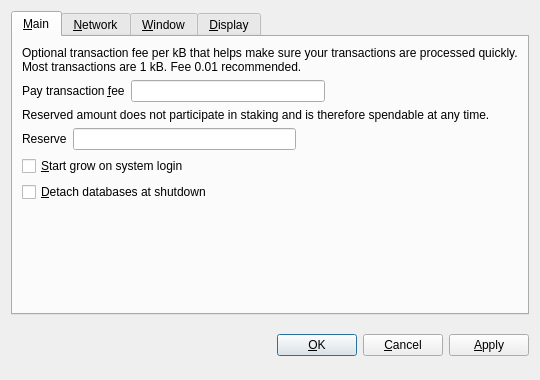
<?xml version="1.0" encoding="UTF-8"?>
<ui version="4.0">
 <class>OptionsDialog</class>
 <widget class="QDialog" name="OptionsDialog">
  <property name="geometry">
   <rect>
    <x>0</x>
    <y>0</y>
    <width>540</width>
    <height>380</height>
   </rect>
  </property>
  <property name="windowTitle">
   <string>Options</string>
  </property>
  <property name="styleSheet">
   <string notr="true"/>
  </property>
  <property name="modal">
   <bool>true</bool>
  </property>
  <layout class="QVBoxLayout" name="verticalLayout">
   <item>
    <widget class="QTabWidget" name="tabWidget">
     <property name="tabPosition">
      <enum>QTabWidget::North</enum>
     </property>
     <property name="currentIndex">
      <number>0</number>
     </property>
     <widget class="QWidget" name="tabMain">
      <attribute name="title">
       <string>&amp;Main</string>
      </attribute>
      <layout class="QVBoxLayout" name="verticalLayout_Main">
       <item>
        <widget class="QLabel" name="transactionFeeInfoLabel">
         <property name="text">
          <string>Optional transaction fee per kB that helps make sure your transactions are processed quickly. Most transactions are 1 kB. Fee 0.01 recommended.</string>
         </property>
         <property name="textFormat">
          <enum>Qt::PlainText</enum>
         </property>
         <property name="wordWrap">
          <bool>true</bool>
         </property>
        </widget>
       </item>
       <item>
        <layout class="QHBoxLayout" name="horizontalLayoutFee">
         <item>
          <widget class="QLabel" name="transactionFeeLabel">
           <property name="text">
            <string>Pay transaction &amp;fee</string>
           </property>
           <property name="textFormat">
            <enum>Qt::PlainText</enum>
           </property>
           <property name="buddy">
            <cstring>transactionFee</cstring>
           </property>
          </widget>
         </item>
         <item>
          <widget class="BitcoinAmountField" name="transactionFee"/>
         </item>
         <item>
          <spacer name="horizontalSpacerFee">
           <property name="orientation">
            <enum>Qt::Horizontal</enum>
           </property>
           <property name="sizeHint" stdset="0">
            <size>
             <width>40</width>
             <height>20</height>
            </size>
           </property>
          </spacer>
         </item>
        </layout>
       </item>
       <item>
        <widget class="QLabel" name="reserveBalanceInfoLabel">
         <property name="text">
          <string>Reserved amount does not participate in staking and is therefore spendable at any time.</string>
         </property>
         <property name="textFormat">
          <enum>Qt::PlainText</enum>
         </property>
         <property name="wordWrap">
          <bool>true</bool>
         </property>
        </widget>
       </item>
       <item>
        <layout class="QHBoxLayout" name="horizontalLayoutReserveBalance">
         <item>
          <widget class="QLabel" name="reserveBalanceLabel">
           <property name="text">
            <string>Reserve</string>
           </property>
           <property name="textFormat">
            <enum>Qt::PlainText</enum>
           </property>
           <property name="buddy">
            <cstring>reserveBalance</cstring>
           </property>
          </widget>
         </item>
         <item>
          <widget class="BitcoinAmountField" name="reserveBalance"/>
         </item>
         <item>
          <spacer name="horizontalSpacerReserveBalance">
           <property name="orientation">
            <enum>Qt::Horizontal</enum>
           </property>
           <property name="sizeHint" stdset="0">
            <size>
             <width>40</width>
             <height>20</height>
            </size>
           </property>
          </spacer>
         </item>
        </layout>
       </item>
       <item>
        <widget class="QCheckBox" name="bitcoinAtStartup">
         <property name="toolTip">
          <string>Automatically start grow after logging in to the system.</string>
         </property>
         <property name="text">
          <string>&amp;Start grow on system login</string>
         </property>
        </widget>
       </item>
       <item>
        <widget class="QCheckBox" name="detachDatabases">
         <property name="toolTip">
          <string>Detach block and address databases at shutdown. This means they can be moved to another data directory, but it slows down shutdown. The wallet is always detached.</string>
         </property>
         <property name="text">
          <string>&amp;Detach databases at shutdown</string>
         </property>
        </widget>
       </item>
       <item>
        <spacer name="verticalSpacer_Main">
         <property name="orientation">
          <enum>Qt::Vertical</enum>
         </property>
         <property name="sizeHint" stdset="0">
          <size>
           <width>20</width>
           <height>40</height>
          </size>
         </property>
        </spacer>
       </item>
      </layout>
     </widget>
     <widget class="QWidget" name="tabNetwork">
      <attribute name="title">
       <string>&amp;Network</string>
      </attribute>
      <layout class="QVBoxLayout" name="verticalLayout_Network">
       <item>
        <widget class="QCheckBox" name="mapPortUpnp">
         <property name="toolTip">
          <string>Automatically open the grow client port on the router. This only works when your router supports UPnP and it is enabled.</string>
         </property>
         <property name="text">
          <string>Map port using &amp;UPnP</string>
         </property>
        </widget>
       </item>
       <item>
        <widget class="QCheckBox" name="connectSocks">
         <property name="toolTip">
          <string>Connect to the grow network through a SOCKS proxy (e.g. when connecting through Tor).</string>
         </property>
         <property name="text">
          <string>&amp;Connect through SOCKS proxy:</string>
         </property>
        </widget>
       </item>
       <item>
        <layout class="QHBoxLayout" name="horizontalLayout_Network">
         <item>
          <widget class="QLabel" name="proxyIpLabel">
           <property name="text">
            <string>Proxy &amp;IP:</string>
           </property>
           <property name="textFormat">
            <enum>Qt::PlainText</enum>
           </property>
           <property name="buddy">
            <cstring>proxyIp</cstring>
           </property>
          </widget>
         </item>
         <item>
          <widget class="QValidatedLineEdit" name="proxyIp">
           <property name="maximumSize">
            <size>
             <width>140</width>
             <height>16777215</height>
            </size>
           </property>
           <property name="toolTip">
            <string>IP address of the proxy (e.g. 127.0.0.1)</string>
           </property>
          </widget>
         </item>
         <item>
          <widget class="QLabel" name="proxyPortLabel">
           <property name="text">
            <string>&amp;Port:</string>
           </property>
           <property name="textFormat">
            <enum>Qt::PlainText</enum>
           </property>
           <property name="buddy">
            <cstring>proxyPort</cstring>
           </property>
          </widget>
         </item>
         <item>
          <widget class="QLineEdit" name="proxyPort">
           <property name="maximumSize">
            <size>
             <width>55</width>
             <height>16777215</height>
            </size>
           </property>
           <property name="toolTip">
            <string>Port of the proxy (e.g. 9050)</string>
           </property>
          </widget>
         </item>
         <item>
          <widget class="QLabel" name="socksVersionLabel">
           <property name="text">
            <string>SOCKS &amp;Version:</string>
           </property>
           <property name="textFormat">
            <enum>Qt::PlainText</enum>
           </property>
           <property name="buddy">
            <cstring>socksVersion</cstring>
           </property>
          </widget>
         </item>
         <item>
          <widget class="QValueComboBox" name="socksVersion">
           <property name="toolTip">
            <string>SOCKS version of the proxy (e.g. 5)</string>
           </property>
          </widget>
         </item>
         <item>
          <spacer name="horizontalSpacer_Network">
           <property name="orientation">
            <enum>Qt::Horizontal</enum>
           </property>
           <property name="sizeHint" stdset="0">
            <size>
             <width>40</width>
             <height>20</height>
            </size>
           </property>
          </spacer>
         </item>
        </layout>
       </item>
       <item>
        <spacer name="verticalSpacer_Network">
         <property name="orientation">
          <enum>Qt::Vertical</enum>
         </property>
         <property name="sizeHint" stdset="0">
          <size>
           <width>20</width>
           <height>40</height>
          </size>
         </property>
        </spacer>
       </item>
      </layout>
     </widget>
     <widget class="QWidget" name="tabWindow">
      <attribute name="title">
       <string>&amp;Window</string>
      </attribute>
      <layout class="QVBoxLayout" name="verticalLayout_Window">
       <item>
        <widget class="QCheckBox" name="minimizeToTray">
         <property name="toolTip">
          <string>Show only a tray icon after minimizing the window.</string>
         </property>
         <property name="text">
          <string>&amp;Minimize to the tray instead of the taskbar</string>
         </property>
        </widget>
       </item>
       <item>
        <widget class="QCheckBox" name="minimizeOnClose">
         <property name="toolTip">
          <string>Minimize instead of exit the application when the window is closed. When this option is enabled, the application will be closed only after selecting Quit in the menu.</string>
         </property>
         <property name="text">
          <string>M&amp;inimize on close</string>
         </property>
        </widget>
       </item>
       <item>
        <spacer name="verticalSpacer_Window">
         <property name="orientation">
          <enum>Qt::Vertical</enum>
         </property>
         <property name="sizeHint" stdset="0">
          <size>
           <width>20</width>
           <height>40</height>
          </size>
         </property>
        </spacer>
       </item>
      </layout>
     </widget>
     <widget class="QWidget" name="tabDisplay">
      <attribute name="title">
       <string>&amp;Display</string>
      </attribute>
      <layout class="QVBoxLayout" name="verticalLayout_Display">
       <item>
        <layout class="QHBoxLayout" name="horizontalLayout_1_Display">
         <item>
          <widget class="QLabel" name="langLabel">
           <property name="text">
            <string>User Interface &amp;language:</string>
           </property>
           <property name="textFormat">
            <enum>Qt::PlainText</enum>
           </property>
           <property name="buddy">
            <cstring>lang</cstring>
           </property>
          </widget>
         </item>
         <item>
          <widget class="QValueComboBox" name="lang">
           <property name="toolTip">
            <string>The user interface language can be set here. This setting will take effect after restarting grow.</string>
           </property>
          </widget>
         </item>
        </layout>
       </item>
       <item>
        <layout class="QHBoxLayout" name="horizontalLayout_2_Display">
         <item>
          <widget class="QLabel" name="unitLabel">
           <property name="text">
            <string>&amp;Unit to show amounts in:</string>
           </property>
           <property name="textFormat">
            <enum>Qt::PlainText</enum>
           </property>
           <property name="buddy">
            <cstring>unit</cstring>
           </property>
          </widget>
         </item>
         <item>
          <widget class="QValueComboBox" name="unit">
           <property name="toolTip">
            <string>Choose the default subdivision unit to show in the interface and when sending coins.</string>
           </property>
          </widget>
         </item>
        </layout>
       </item>
       <item>
        <widget class="QCheckBox" name="displayAddresses">
         <property name="toolTip">
          <string>Whether to show grow addresses in the transaction list or not.</string>
         </property>
         <property name="text">
          <string>&amp;Display addresses in transaction list</string>
         </property>
        </widget>
       </item>
       <item>
        <widget class="QCheckBox" name="coinControlFeatures">
         <property name="toolTip">
          <string>Whether to show coin control features or not.</string>
         </property>
         <property name="text">
          <string>Display coin &amp;control features (experts only!)</string>
         </property>
        </widget>
       </item>
       <item>
        <spacer name="verticalSpacer_Display">
         <property name="orientation">
          <enum>Qt::Vertical</enum>
         </property>
         <property name="sizeHint" stdset="0">
          <size>
           <width>20</width>
           <height>40</height>
          </size>
         </property>
        </spacer>
       </item>
      </layout>
     </widget>
    </widget>
   </item>
   <item>
    <layout class="QHBoxLayout" name="horizontalLayout_Buttons">
     <item>
      <spacer name="horizontalSpacer_1">
       <property name="orientation">
        <enum>Qt::Horizontal</enum>
       </property>
       <property name="sizeHint" stdset="0">
        <size>
         <width>40</width>
         <height>48</height>
        </size>
       </property>
      </spacer>
     </item>
     <item>
      <widget class="QLabel" name="statusLabel">
       <property name="font">
        <font>
         <weight>75</weight>
         <bold>true</bold>
        </font>
       </property>
       <property name="text">
        <string/>
       </property>
       <property name="textFormat">
        <enum>Qt::PlainText</enum>
       </property>
       <property name="wordWrap">
        <bool>true</bool>
       </property>
      </widget>
     </item>
     <item>
      <spacer name="horizontalSpacer_2">
       <property name="orientation">
        <enum>Qt::Horizontal</enum>
       </property>
       <property name="sizeHint" stdset="0">
        <size>
         <width>40</width>
         <height>48</height>
        </size>
       </property>
      </spacer>
     </item>
     <item>
      <widget class="QPushButton" name="okButton">
       <property name="text">
        <string>&amp;OK</string>
       </property>
      </widget>
     </item>
     <item>
      <widget class="QPushButton" name="cancelButton">
       <property name="text">
        <string>&amp;Cancel</string>
       </property>
       <property name="autoDefault">
        <bool>false</bool>
       </property>
      </widget>
     </item>
     <item>
      <widget class="QPushButton" name="applyButton">
       <property name="text">
        <string>&amp;Apply</string>
       </property>
       <property name="autoDefault">
        <bool>false</bool>
       </property>
      </widget>
     </item>
    </layout>
   </item>
  </layout>
 </widget>
 <customwidgets>
  <customwidget>
   <class>BitcoinAmountField</class>
   <extends>QLineEdit</extends>
   <header>bitcoinamountfield.h</header>
   <container>1</container>
  </customwidget>
  <customwidget>
   <class>QValidatedLineEdit</class>
   <extends>QLineEdit</extends>
   <header>qvalidatedlineedit.h</header>
  </customwidget>
  <customwidget>
   <class>QValueComboBox</class>
   <extends>QComboBox</extends>
   <header>qvaluecombobox.h</header>
  </customwidget>
 </customwidgets>
 <resources/>
 <connections/>
</ui>
